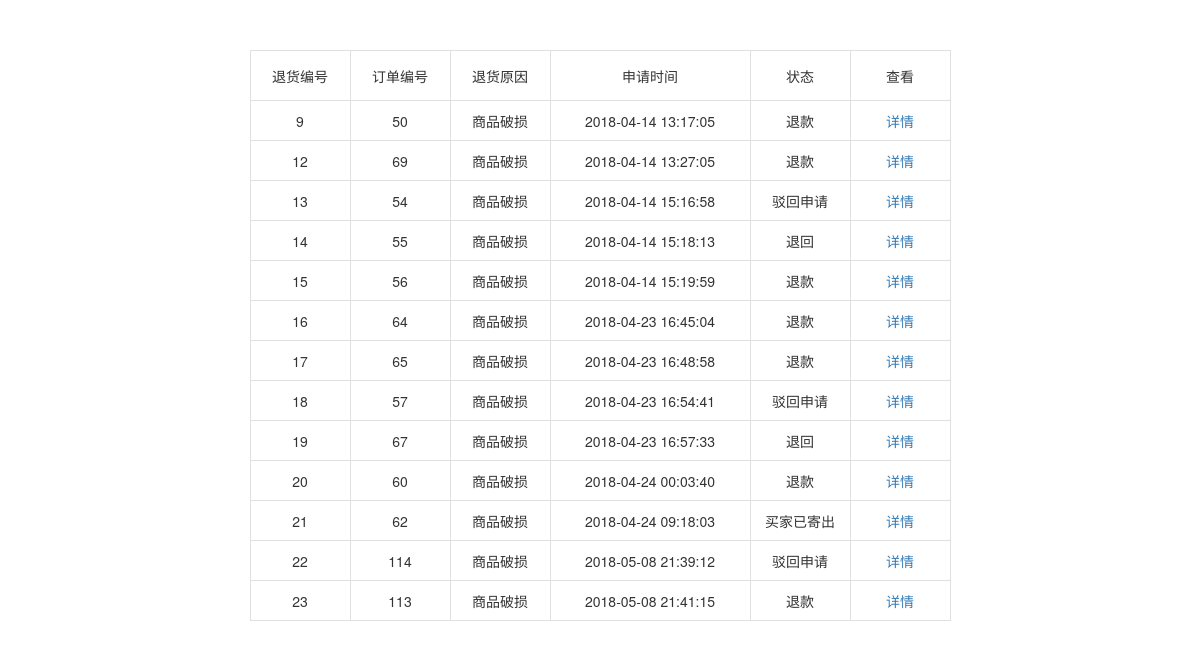
/code/managerReturnGoods.php, run on the app's committed database.
### tables this page shows
CREATE TABLE `returngoods` (
  `id` int(10) unsigned NOT NULL AUTO_INCREMENT,
  `orderID` int(11) unsigned NOT NULL,
  `reason` varchar(60) NOT NULL,
  `price` int(11) NOT NULL,
  `text` varchar(200) NOT NULL,
  `img0` varchar(500) DEFAULT NULL,
  `img1` varchar(500) DEFAULT NULL,
  `img2` varchar(500) DEFAULT NULL,
  `status` varchar(100) DEFAULT NULL,
  `create_at` timestamp NULL DEFAULT CURRENT_TIMESTAMP ON UPDATE CURRENT_TIMESTAMP,
  `delivery` varchar(12) DEFAULT NULL,
  `backDelivery` varchar(12) DEFAULT NULL,
  PRIMARY KEY (`id`)
);

### code/managerReturnGoods.php (the view, shortened to what this page needs)
<?php
include("module.php");
include("conn.php");
$statement=$db->query("select * from returnGoods ");
$result=$statement->fetchAll(PDO::FETCH_ASSOC);
?>
<!doctype html>
<html>
<head>
    <link href="../style/table.css" rel="stylesheet"/>
</head>
<body>
<table>
    <thead width="1200px">
    <tr>
        <td width="100px">退货编号</td>
        <td width="100px">订单编号</td>
        <td width="100px">退货原因</td>
        <td width="200px">申请时间</td>
        <td width="100px">状态</td>
        <td width="100px">查看</td>
    </tr>
    </thead>
    <tbody>
    <?php foreach($result as $r):?>
    <tr returnID="<?php echo $r['id']?>">
        <td><?php echo $r['id']?></td>
        <td><?php echo $r['orderID']?></td>
        <td><?php echo $r['reason']?></td>
        <td><?php echo $r['create_at']?></td>
        <td><?php echo $r['status']?></td>
        <td><a href="managerReturnGoodsDetail.php?returnID=<?php echo $r['id']?>">详情</a></td>
    </tr>
    <?php endforeach;?>
    </tbody>
</table>
</body>
</html>

### style/table.css (style rules this page uses)
table { margin:50px auto; collapse: none; text-align: center; border:none; }
table thead td { height:50px; border:1px solid #dfe0e1; text-align:center; }
table tbody td { height:40px; border:1px solid #dfe0e1; }

### data on the page
returngoods: id "9", orderID "50", reason "商品破损", create_at "2018-04-14 13:17:05", status "退款"
returngoods: id "12", orderID "69", reason "商品破损", create_at "2018-04-14 13:27:05", status "退款"
returngoods: id "13", orderID "54", reason "商品破损", create_at "2018-04-14 15:16:58", status "驳回申请"
returngoods: id "14", orderID "55", reason "商品破损", create_at "2018-04-14 15:18:13", status "退回"
returngoods: id "15", orderID "56", reason "商品破损", create_at "2018-04-14 15:19:59", status "退款"
returngoods: id "16", orderID "64", reason "商品破损", create_at "2018-04-23 16:45:04", status "退款"
returngoods: id "17", orderID "65", reason "商品破损", create_at "2018-04-23 16:48:58", status "退款"
returngoods: id "18", orderID "57", reason "商品破损", create_at "2018-04-23 16:54:41", status "驳回申请"
returngoods: id "19", orderID "67", reason "商品破损", create_at "2018-04-23 16:57:33", status "退回"
returngoods: id "20", orderID "60", reason "商品破损", create_at "2018-04-24 00:03:40", status "退款"
returngoods: id "21", orderID "62", reason "商品破损", create_at "2018-04-24 09:18:03", status "买家已寄出"
returngoods: id "22", orderID "114", reason "商品破损", create_at "2018-05-08 21:39:12", status "驳回申请"
returngoods: id "23", orderID "113", reason "商品破损", create_at "2018-05-08 21:41:15", status "退款"
